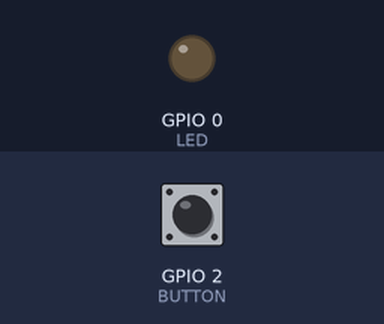
Simulated run of this sketch. Board: ESP8266 (NodeMCU). On the bench: output pins drawn as LEDs (lit = HIGH). Inputs (shaded band) come from the test bench; at power-on: GPIO 2 (BUTTON) HIGH. WiFi joins after 1.5 s; servers stay silent unless stated; uploads are accepted with an empty reply; what the sketch prints to the serial monitor is not drawn.

Above: at 1.6 s.
At 3.3 s:
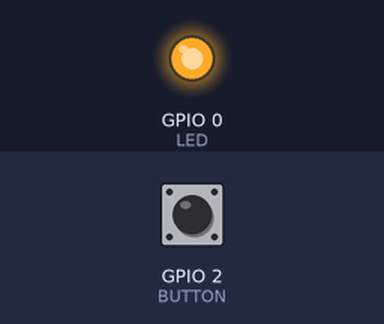
3.4 s: GPIO 2 (BUTTON) pulled LOW for 0.15 s
Timing chart, 0 to 6.4 s (numbered marks = the images above; inputs shaded):
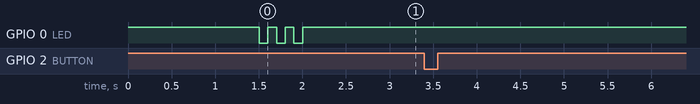

Measured:
- after the input at 3.4 s, every drawn part: stays the same

The sketch:

hue_remote_simple.ino
```cpp
/*
*  Simple HTTP get webclient test
*/

#define DEBUG true

/****************************** WiFi ******************************************/

#include <ESP8266WiFi.h>

const char* ssid     = "tofu";
const char* password = "82wv-bmtb-1h8j-udwd";

const char* host = "192.168.1.115";

// Use WiFiClient class to create TCP connections
WiFiClient client;

/****************************** LED ******************************************/

#define LED 0

/****************************** Button ******************************************/

#include <Button.h>

#define BUTTON 2
Button button = Button(BUTTON, PULLUP);

// states
int lampToggle = 0;

/****************************** IR receiver ******************************************/

//#include <IRremoteESP8266.h>

//int RECV_PIN = 14; //an IR detector/demodulatord is connected to GPIO pin 14

//IRrecv irrecv(RECV_PIN);

//decode_results results;
//String resultString;

/****************************** setup ******************************************/

void setup() {

  Serial.begin(9600);

  // set LED
  pinMode(LED, OUTPUT);
  digitalWrite(LED, HIGH);

  // enable IR receiver
  //irrecv.enableIRIn(); // Start the receiver

  // set button pin as an input
  pinMode(BUTTON, INPUT_PULLUP);

  if (DEBUG == true) {
    Serial.begin(9600);
  }

  startNetwork();

} // setup (end)

void loop() {

  if (button.uniquePress() == true) {
    Serial.println("button.uniquePress");
    if (DEBUG == true) {
      Serial.print("client available: "); Serial.println(client.available());
      Serial.print("lampToggle: "); Serial.println(lampToggle);
    }
    toggleLamp();
  }

} // loop (end)

void toggleLamp() {
  Serial.println("toggleLamp()");
  if (lampToggle == 0) {
    sendData("{\"bri\": 255, \"on\": true, \"ct\": 400, \"transitiontime\": 0}");
  } else {
    sendData("{\"on\": false, \"transitiontime\": 0}");
  }
  lampToggle = (lampToggle == 0 ? 1 : 0);

}

void startNetwork() {

  // Connecting to a WiFi network

  if (DEBUG == true) {
    Serial.println();
    Serial.print("Connecting to ");
    Serial.println(ssid);
  }

  WiFi.begin(ssid, password);

  while (WiFi.status() != WL_CONNECTED) {
    delay(100);
    Serial.print(".");
  }

  for (int i = 0; i < 3; i++) {
    digitalWrite(LED, LOW); delay(100);
    digitalWrite(LED, HIGH); delay(100);
  }
  digitalWrite(LED, HIGH);

  if (DEBUG == true) {
    Serial.println("");
    Serial.println("WiFi connected");
    Serial.println("IP address: ");
    Serial.println(WiFi.localIP());
  }
}

void getData() {


}

void sendData(String JSONString) {
  if (DEBUG == true) {
    Serial.println("sendData");
    Serial.print("connecting to ");
    Serial.println(host);
  }

  const int httpPort = 80;
  if (!client.connect(host, httpPort)) {
    if (DEBUG == true) {
      Serial.println("connection failed");
    }
    return;
  }

  String url = "/api/peterchylewski/groups/0/action/";

  if (DEBUG == true) {
    Serial.print("Requesting URL: "); Serial.println(url);
  }
  //String JSONString = "{\"hue\": 10000}";
  //String JSONString = "{\"on\": true, \"transitiontime\": 0}";

  // This will send the request to the server
  client.print("PUT " + url + " HTTP/1.1\r\n" +
               "Host: " + host + "\r\n" +
               //"Connection: close\r\n" +
               "Connection: keep-alive\r\n" +
               "Content-Length: " + JSONString.length() + "\r\n" +
               "Content-Type: application/json" + "\r\n" +
               "\r\n" +
               JSONString
              );

  //delay(500);

  // Read all the lines of the reply from server and print them to Serial
  if (DEBUG == true) {
    while (client.available()) {
      String line = client.readStringUntil('\r');
      Serial.print(line);
    }
    Serial.println(); Serial.println("closing connection");
  }
}
```
